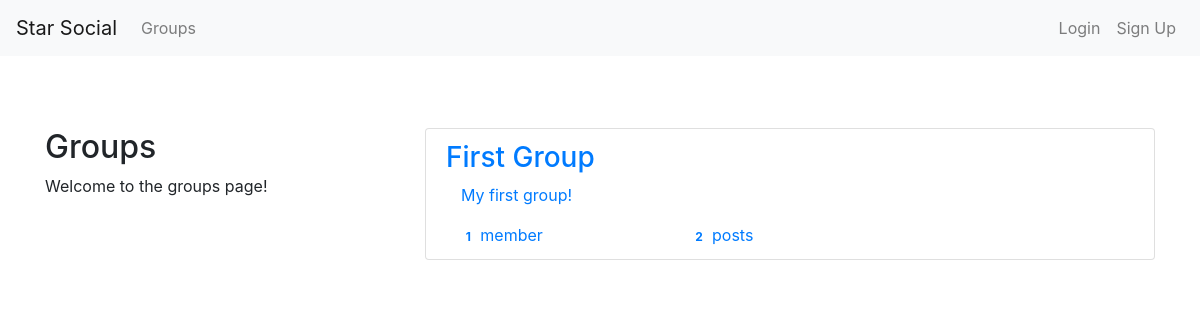
The app's page /groups/, older data.
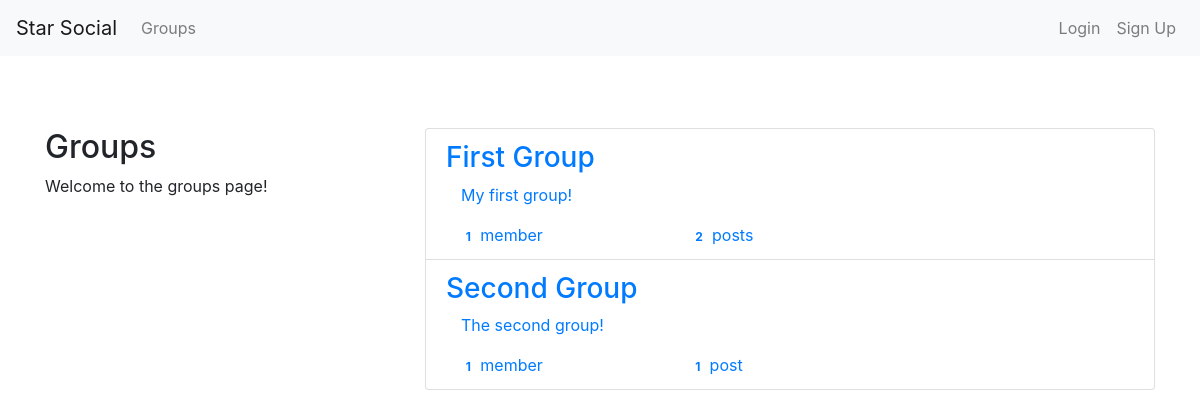
The same page, newer data.
### groups/models.py (models this page shows, shortened)
class Group(models.Model):
    name = models.CharField(max_length=255, unique=True)
    slug = models.SlugField(allow_unicode=True, unique=True)
    description = models.TextField(blank=True, default='')
    description_html = models.TextField(editable=False, default='', blank=True)
    members = models.ManyToManyField(User, through='GroupMember')
    class Meta():
        ordering = ['name']

### groups/views.py (the view)
# urls.py: path('', views.ListGroups.as_view(), name = 'all'),
class ListGroups(generic.ListView):
    model = models.Group

### groups/templates/groups/group_list.html (shortened to what this page needs)
{% extends "groups/group_base.html" %}
{% block pregroup %}
    <div class="col-md-4">
        <br><br><br>
        <div class="content">
            <h2>Groups</h2>
            <p>Welcome to the groups page!</p>
        </div>
    </div>
{% endblock pregroup %}
{% block group_content %}
    <div class="col-md-8">
        <br><br><br>
        <div class="list-group">
            {% if object_list %}
                {% for group in object_list %}
                    <a class="list-group-item" href="{% url 'groups:single' slug=group.slug %}">
                        <h3 class="title list-group-item-heading">{{group.name}}</h3>
                        <div class="list-group-item-text container-fluid">
                            {{group.description_html|safe}}
                            <div class="row">
                                <div class="col-md-4">
                                    <span class="badge">{{group.members.count}}</span>
                                    member{{group.members.count|pluralize}}
                                </div>
                                <div class="col-md-4">
                                    <span class="badge">{{group.posts.count}}</span>
                                    post{{group.posts.count|pluralize}}
                                </div>
                            </div>
                        </div>
                    </a>
                {% endfor %}
            {% else %}
                <h1>There are no groups yet!</h1>
            {% endif %}
        </div>
    </div>
{% endblock group_content %}

Row changes from the older to the newer data that the page shows:
added Group: name "Second Group", description_html "The second group!", members.count "1", posts.count "1"
